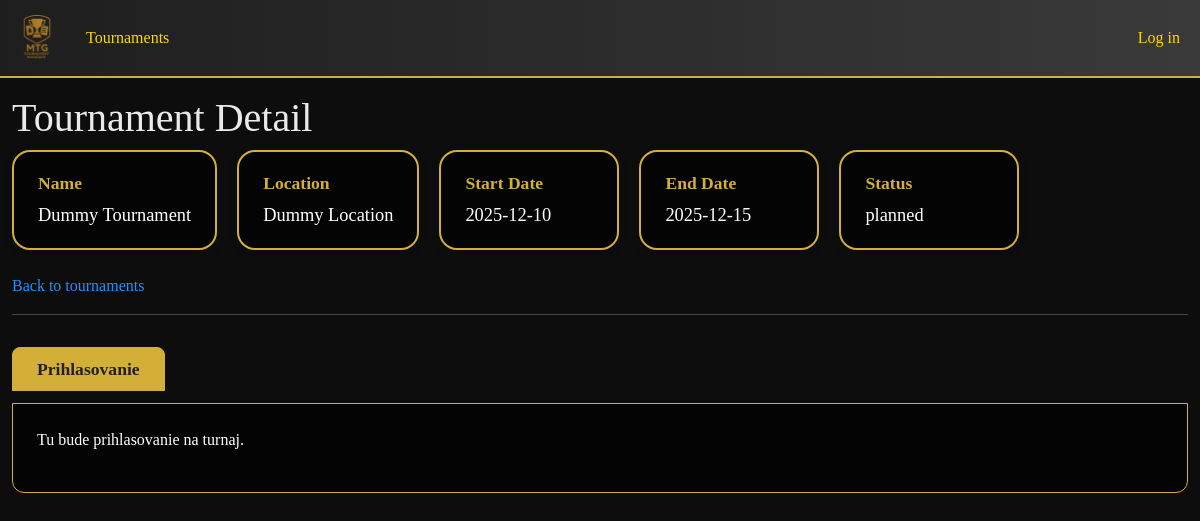
The page /?c=tournament&a=detail&id=1 on the database as committed earlier.
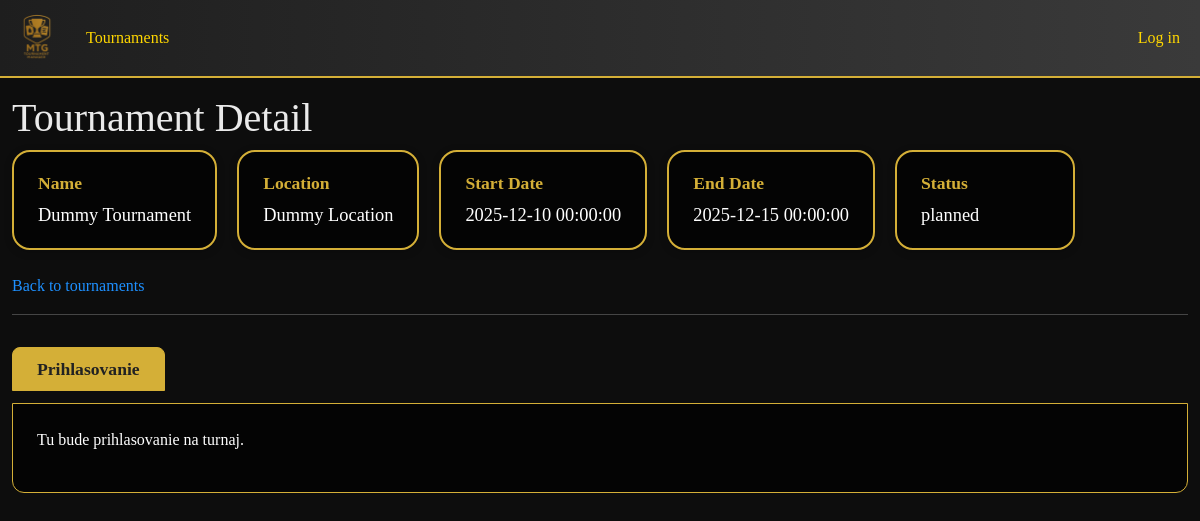
The same page on the database as committed later.
### tables this page shows
CREATE TABLE tournament (
                            tournament_id  INT AUTO_INCREMENT PRIMARY KEY,
                            name           VARCHAR(150) NOT NULL,
                            location       VARCHAR(150),
                            start_date     DATETIME,
                            end_date       DATETIME,
                            status         VARCHAR(50) DEFAULT 'planned',
                            organizer_id   INT NOT NULL,
                            CONSTRAINT fk_tournament_organizer FOREIGN KEY (organizer_id)
                                REFERENCES app_user(user_id)
                                ON UPDATE CASCADE ON DELETE RESTRICT
);

### Framework/Http/Responses/Response.php (called while the page is built, shortened)
<?php
abstract class Response
{
    public function send(): void
    {
        $this->generate();
    }
}

### public/index.php (called while the page is built, shortened)
<?php
require __DIR__ . '/../Framework/ClassLoader.php';
try {
    $app = new App();
    $app->run();
} catch (Exception $e) {
    die('An error occurred: ' . $e->getMessage());
}

### Framework/ClassLoader.php (called while the page is built, shortened)
<?php
class ClassLoader
{
    public static function Boot(): void
    {
        spl_autoload_register(function ($class_name) {
            $baseDir = realpath(dirname(__DIR__));
            $relativePath = str_replace('\\', DIRECTORY_SEPARATOR, ltrim($class_name, '\\')) . '.php';
            $file = $baseDir . DIRECTORY_SEPARATOR . $relativePath;
        });
    }
}

### Framework/Http/Request.php (called while the page is built, shortened)
<?php
class Request
{
    private array $get;
    public function __construct()
    {
        $this->get = $_GET;
    }
    public function get(?string $key = null): mixed
    {
        return $key === null ? $this->get : ($this->get[$key] ?? null);
    }
}

### App/Controllers/TournamentController.php (called while the page is built, shortened)
<?php
class TournamentController extends BaseController
{
    public function detail(Request $request): Response
    {
        $id = $request->get('id');
        $tournament = Tournament::getOne($id);
        return $this->html(['tournament' => $tournament], 'detail');
    }
}

### Framework/Core/Model.php (called while the page is built, shortened)
<?php
abstract class Model implements \JsonSerializable
{
    protected static ?string $primaryKey = null;
    protected static array $columnsMap = [];
    private static array $dbColumns = [];
    private static IDbConvention $dbConventions;
    protected static function getPkColumnName(): string
    {
        if (!empty(static::$primaryKey)) {
            return static::$primaryKey;
        }
        return self::getConventions()->getPkColumnName(get_called_class());
    }
    protected static function getColumnsMap(): array
    {
        return static::$columnsMap ?? [];
    }
    public static function getOne(mixed $id): ?static
    {
        try {
            $sql = "SELECT " . static::getDBColumnNamesList() . " FROM `" . static::getTableName() . "` WHERE `" .
                static::getPkColumnName() . "`=?";
            $stmt = Connection::getInstance()->prepare($sql);
            $stmt->setFetchMode(PDO::FETCH_CLASS | PDO::FETCH_PROPS_LATE, static::class);
            $stmt->execute([$id]);
            $model = $stmt->fetch() ?: null;
            if ($model !== null) {
                $model->_dbId = $model->getIdValue();
                $model->_resultSet = new ResultSet([$model]);
            }
            return $model;
        } catch (PDOException $exception) {
            throw new Exception('Query failed: ' . $exception->getMessage(), 0, $exception);
        }
    }
    private static function getDbColumns(): array
    {
        try {
            $sql = "DESCRIBE " . static::getTableName();
            $stmt = Connection::getInstance()->prepare($sql);
            $stmt->execute([]);
            self::$dbColumns[static::class] = array_column($stmt->fetchAll(), 'Field');
            return self::$dbColumns[static::class];
        } catch (PDOException $exception) {
            throw new Exception('Query failed: ' . $exception->getMessage(), 0, $exception);
        }
    }
    private function getIdValue(): mixed
    {
        $pk = static::getPkColumnName();
        $prop = static::toPropertyName($pk);
        return isset($this->{$prop}) ? $this->{$prop} : null;
    }
    private static function getModelProperties(): array
    {
        $reflection = new \ReflectionClass(static::class);
        $properties = [];
        foreach ($reflection->getProperties() as $property) {
            $propertyName = $property->getName();
            if ($property->isStatic()) {
                continue;
            }
            $properties[$propertyName] = true;
        }
        return $properties;
    }
    private static function getDBColumnNamesList(): string
    {
        $dbColumns = [];
        foreach (static::getDbColumns() as $columnName) {
            $propertyName = static::toPropertyName($columnName);
            if ($propertyName != $columnName) {
                $dbColumns[] = "`$columnName` AS {$propertyName}";
            } else {
                $dbColumns[] = $columnName;
            }
        }
        return implode(', ', $dbColumns);
    }
    private static function toPropertyName(string $columnName): string
    {
        $customMapping = static::getColumnsMap();
        if (isset($customMapping[$columnName])) {
            return $customMapping[$columnName];
        } else {
            return static::getConventions()->toPropertyName($columnName);
        }
    }
    private static function getConventions(): IDbConvention
    {
        if (!isset(static::$dbConventions)) {
            static::$dbConventions = new (Configuration::DB_CONVENTIONS_CLASS)();
        }
        return static::$dbConventions;
    }
}

### App/Models/Tournament.php (called while the page is built, shortened)
<?php
class Tournament extends Model
{
    protected static string $table = 'tournament';
    protected static function getTableName(): string
    {
        return self::$table;
    }
}

### Framework/DB/Connection.php (called while the page is built, shortened)
<?php
class Connection
{
    private static ?Connection $instance = null;
    private PDO $db;
    public function __construct(PDO $db)
    {
        $this->db = $db;
    }
    public static function getInstance(): Connection
    {
        try {
            if (self::$instance == null) {
                $db = new PDO(
                    'mysql:dbname=' . Configuration::DB_NAME . ';host=' . Configuration::DB_HOST,
                    Configuration::DB_USER,
                    Configuration::DB_PASS
                );
                $db->setAttribute(PDO::ATTR_ERRMODE, PDO::ERRMODE_EXCEPTION);
                $db->setAttribute(PDO::ATTR_EMULATE_PREPARES, true);
                self::$instance = new self($db);
            }
            return self::$instance;
        } catch (PDOException $e) {
            throw new Exception('Connection failed: ' . $e->getMessage());
        }
    }
    public function prepare(string $sql): DebugStatement
    {
        try {
            return new DebugStatement($this->db->prepare($sql));
        } catch (PDOException $e) {
            throw new Exception('Prepare failed: ' . $e->getMessage());
        }
    }
}

### Framework/DB/DebugStatement.php (called while the page is built, shortened)
<?php
class DebugStatement
{
    private PDOStatementAlias $stmt;
    public function __construct($stmt)
    {
        $this->stmt = $stmt;
    }
    public function execute(?array $params = null): bool
    {
        $result = $this->stmt->execute($params);
        $this->stmt->debugDumpParams();
        return $result;
    }
    public function __call(string $name, array $arguments): mixed
    {
        return $this->stmt->{$name}(...$arguments);
    }
}

### Framework/DB/DefaultConventions.php (called while the page is built, shortened)
<?php
class DefaultConventions implements IDbConvention
{
    public function toPropertyName(string $columnName): string
    {
        return $columnName;
    }
}

### App/Views/Tournament/detail.view.php (the view, shortened to what the changed rows need)
<h1>Tournament Detail</h1>
<div class="tournament-detail-row">
    <div class="tournament-detail-card">
        <div class="tournament-detail-label">Name</div>
        <div class="tournament-detail-value"><?= htmlspecialchars($tournament->name) ?></div>
    </div>
    <div class="tournament-detail-card">
        <div class="tournament-detail-label">Location</div>
        <div class="tournament-detail-value"><?= htmlspecialchars($tournament->location) ?></div>
    </div>
    <div class="tournament-detail-card">
        <div class="tournament-detail-label">Start Date</div>
        <div class="tournament-detail-value"><?= htmlspecialchars($tournament->start_date) ?></div>
    </div>
    <div class="tournament-detail-card">
        <div class="tournament-detail-label">End Date</div>
        <div class="tournament-detail-value"><?= htmlspecialchars($tournament->end_date) ?></div>
    </div>
    <div class="tournament-detail-card">
        <div class="tournament-detail-label">Status</div>
        <div class="tournament-detail-value"><?= htmlspecialchars($tournament->status) ?></div>
    </div>
</div>

Rows that differ between the two databases and show on the page:
changed tournament "Dummy Tournament": start_date "2025-12-10" → "2025-12-10 00:00:00"; end_date "2025-12-15" → "2025-12-15 00:00:00"
